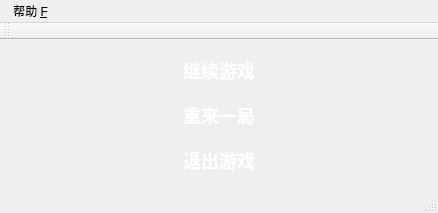
<?xml version="1.0" encoding="UTF-8"?>
<ui version="4.0">
 <class>MainWindow</class>
 <widget class="QMainWindow" name="MainWindow">
  <property name="geometry">
   <rect>
    <x>0</x>
    <y>0</y>
    <width>438</width>
    <height>212</height>
   </rect>
  </property>
  <property name="windowTitle">
   <string>MainWindow</string>
  </property>
  <property name="styleSheet">
   <string notr="true">QMainWindow{
background-image: url(:/image/1.jpg)
}
QPushButton{
border-style:outset;
border-radius:10px;
font:bold 18px;
color:rgb(255, 255, 255);
padding:6px;
}
QPushButton:hover{
color:rgb(203, 255, 255);
}
QPushButton:pressed{
color:rgb(153, 255, 255);
}</string>
  </property>
  <widget class="QWidget" name="centralWidget">
   <layout class="QVBoxLayout" name="verticalLayout">
    <item>
     <widget class="QPushButton" name="pushBtn1">
      <property name="styleSheet">
       <string notr="true">font: 12pt &quot;微软雅黑&quot;rgb(170, 255, 255);
</string>
      </property>
      <property name="text">
       <string>继续游戏</string>
      </property>
      <property name="flat">
       <bool>true</bool>
      </property>
     </widget>
    </item>
    <item>
     <widget class="QPushButton" name="pushBtn2">
      <property name="styleSheet">
       <string notr="true">font: 12pt &quot;微软雅黑&quot;;</string>
      </property>
      <property name="text">
       <string>重来一局</string>
      </property>
      <property name="flat">
       <bool>true</bool>
      </property>
     </widget>
    </item>
    <item>
     <widget class="QPushButton" name="pushBtn3">
      <property name="styleSheet">
       <string notr="true">font: 12pt &quot;微软雅黑&quot;;</string>
      </property>
      <property name="text">
       <string>退出游戏</string>
      </property>
      <property name="flat">
       <bool>true</bool>
      </property>
     </widget>
    </item>
   </layout>
  </widget>
  <widget class="QMenuBar" name="menuBar">
   <property name="geometry">
    <rect>
     <x>0</x>
     <y>0</y>
     <width>438</width>
     <height>17</height>
    </rect>
   </property>
   <widget class="QMenu" name="menu">
    <property name="title">
     <string> 帮助 &amp;F</string>
    </property>
   </widget>
   <addaction name="menu"/>
  </widget>
  <widget class="QToolBar" name="mainToolBar">
   <attribute name="toolBarArea">
    <enum>TopToolBarArea</enum>
   </attribute>
   <attribute name="toolBarBreak">
    <bool>false</bool>
   </attribute>
  </widget>
  <widget class="QStatusBar" name="statusBar"/>
 </widget>
 <layoutdefault spacing="6" margin="11"/>
 <resources/>
 <connections/>
</ui>
